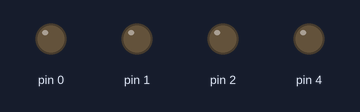
This sketch was run on a simulated Arduino Uno, built with avr-gcc and run on an emulated ATmega328P. Shown: output pins drawn as LEDs (lit = HIGH).

Above: at 0.2 s.
At 0.55 s:
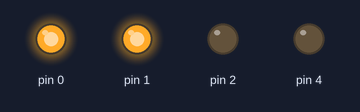
At 0.85 s:
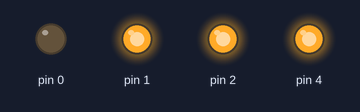
At 1.55 s:
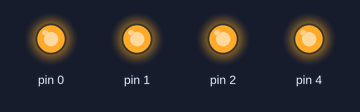
At 2.25 s:
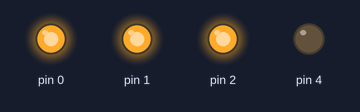
At 2.85 s:
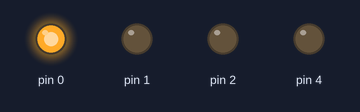
Timing chart, 0 to 3.1 s (numbered marks = the images above):
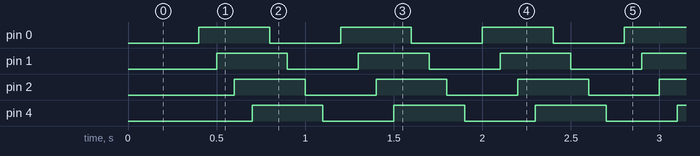

The sketch:

1ledControl.ino
```cpp
void setup() {
  // put your setup code here, to run once:
  pinMode(0,OUTPUT);
  pinMode(1,OUTPUT);
  pinMode(2,OUTPUT);
  pinMode(4,OUTPUT);

}

void loop() {
  // put your main code here, to run repeatedly:
  digitalWrite(0,LOW);
  delay(100);
  digitalWrite(1,LOW);
  delay(100);
  digitalWrite(2,LOW);
  delay(100);
  digitalWrite(4,LOW);
  delay(100);

  digitalWrite(0,HIGH);
  delay(100);
  digitalWrite(1,HIGH);
  delay(100);
  digitalWrite(2,HIGH);
  delay(100);
  digitalWrite(4,HIGH);
  delay(100);

}
```

Measured:
- by itself, pin 0–2, pin 4: alternates HIGH for 0.40 s and LOW for 0.40 s
- by itself, everything shown: repeats every 0.80 s, in 8 steps
